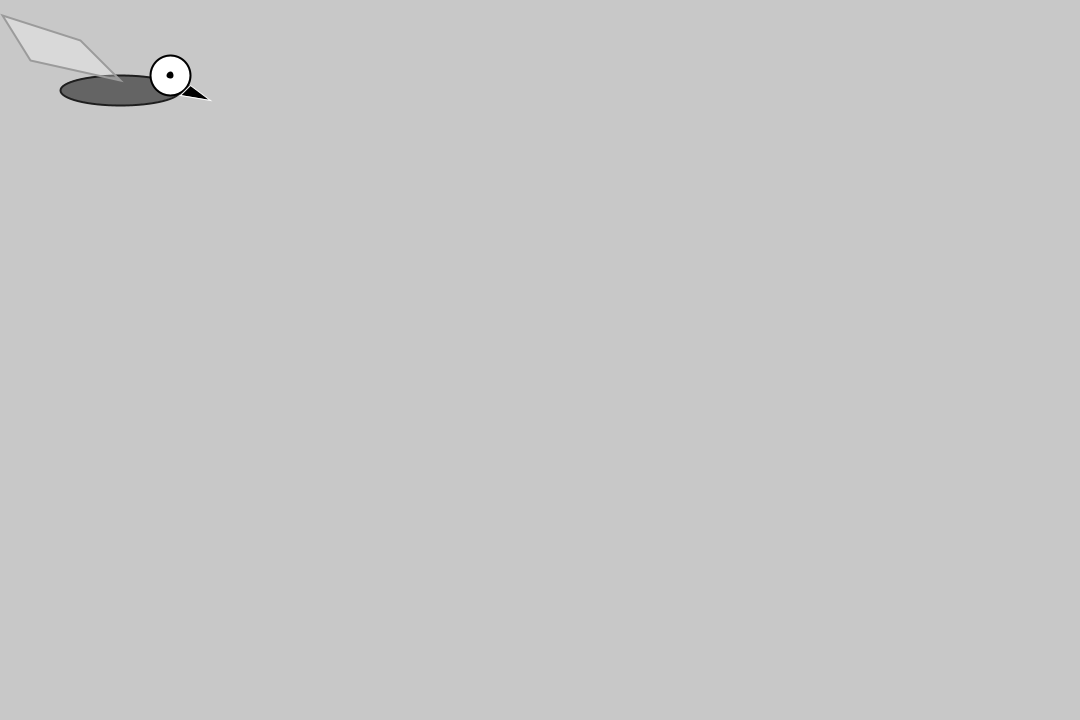
Frame 1 (no input)
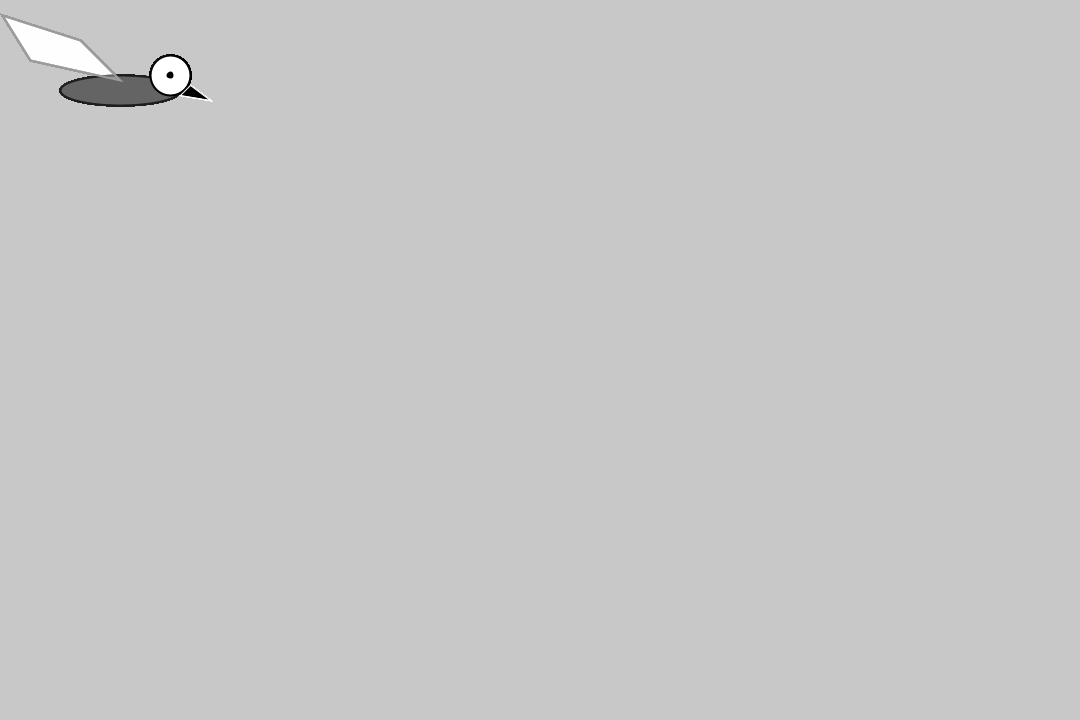
Frame 60 (the mouse pressed at the canvas centre just before this capture)
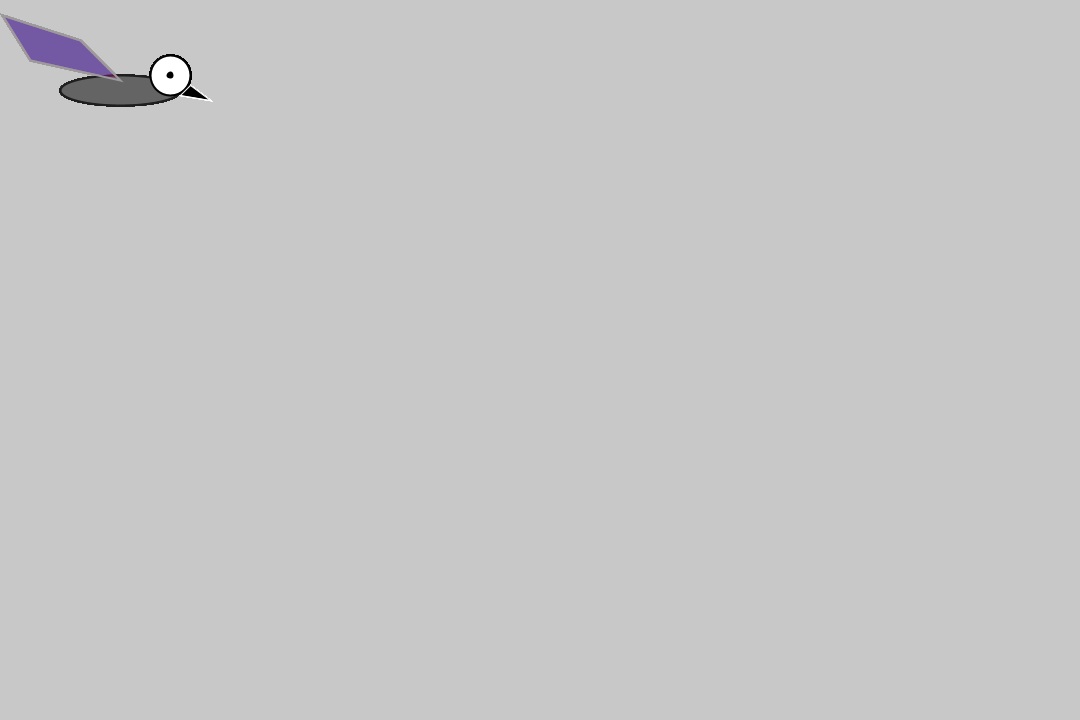
Frame 120 (the mouse held since frame 60 and released just before this capture)

The Processing sketch that drew these frames (run headless with seeded random() and noise(); from frame 60 on, the mouse is pressed at the canvas centre):

// Processing sketch: SS2_AnUncertain_ResponsiveDrawing
// ── SS2_AnUncertain_ResponsiveDrawing.pde
//A Little Bug, but my little sister name it Hummingbird by Hiuling Yen

//float r = random(0, 255);
//float g = random(0, 255);
//float b = random(0, 255);

void setup(){
  size(1080, 720);
  background(200);
}

void draw(){

  fill(100);
  stroke(30);
  strokeWeight(2);
  ellipse(120, 90, 120, 30); //body
  
  fill(255);
  stroke(0);
  strokeWeight(2);
  circle(170, 75, 40); //eye
  fill(0);
  circle(170, 75, 5); //eye ball

  fill(0);
  stroke(255);
  strokeWeight(1);
  triangle(180, 95, 190, 85, 210, 100); //mouth
  
  if (mousePressed == true) {
   fill(random(255), random(255), random(255), 80);
   stroke(155);
   strokeWeight(2);
   quad(2, 15, 30, 60, 120, 80, 80, 40);
  } else {
   fill(255, 255, 255,80);
   stroke(155);
   strokeWeight(2);
   quad(2, 15, 30, 60, 120, 80, 80, 40);//wing random color when mouse is press
  }
}
